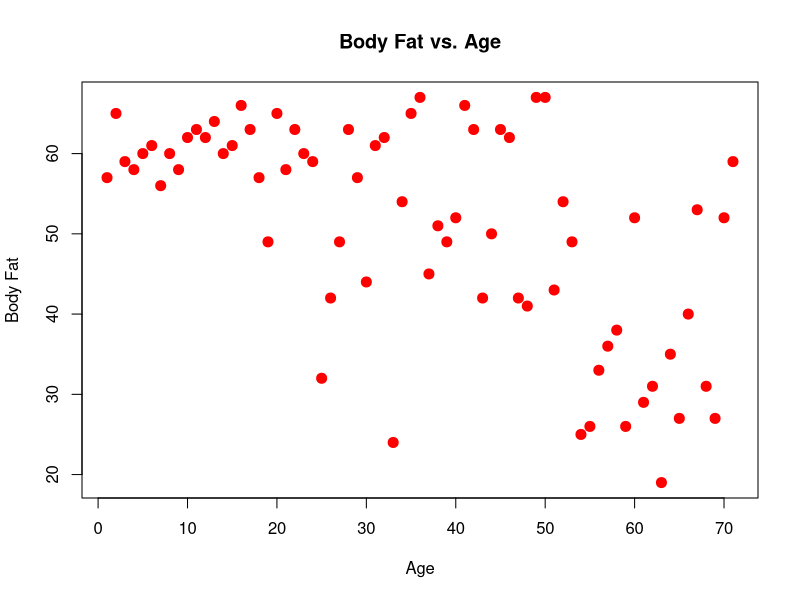

Here is the R script that generated this plot:

bodyfatwomen = read.csv("bodyfatwomen.csv") #store dataset from .csv
print(bodyfatwomen) #print dataset

# plot bodyfat vs. age, with bodyfat as the y-axis and age as the x-axis, and add a title, x-axis label, and y-axis label, and change the color of the points to red, set a marker size of 2, and set the background color to white
plot(bodyfatwomen$age, bodyfatwomen$bodyfat, main="Body Fat vs. Age", xlab="Age", ylab="Body Fat", col="red", pch=20, cex=2, bg="white")

